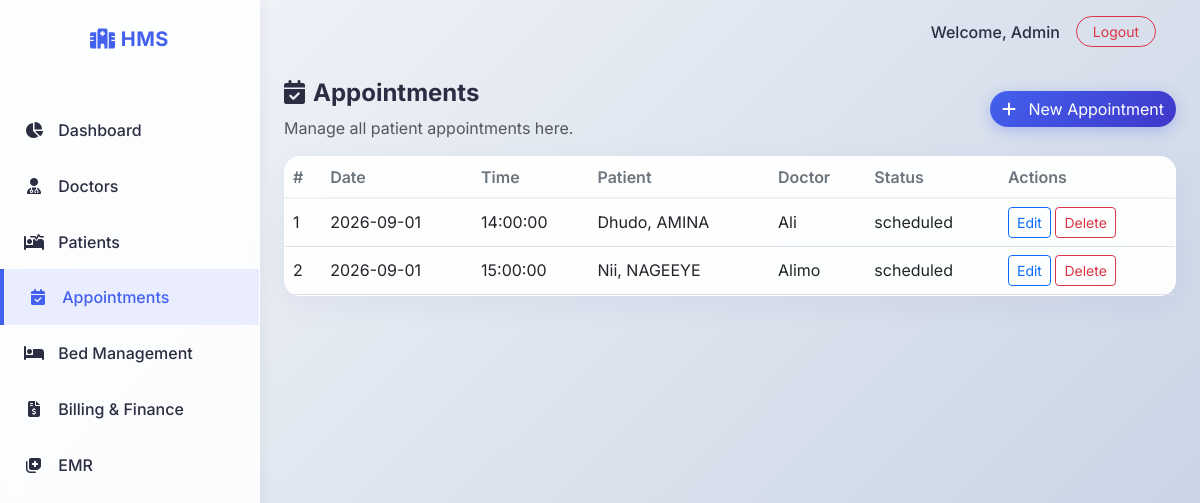
/appointments/ (signed in), run on the app's committed database.
### models.py (models this page shows)
class Appointment(db.Model):
    id = db.Column(db.Integer, primary_key=True)
    date = db.Column(db.Date, nullable=False)
    time = db.Column(db.Time, nullable=False)
    status = db.Column(db.String(20), default='scheduled') # scheduled, completed, cancelled
    patient_id = db.Column(db.Integer, db.ForeignKey('patient.id'), nullable=False)
    doctor_id = db.Column(db.Integer, db.ForeignKey('doctor.id'), nullable=False)

class Patient(db.Model):
    id = db.Column(db.Integer, primary_key=True)
    name = db.Column(db.String(100), nullable=False)
    dob = db.Column(db.Date)
    age = db.Column(db.Integer, nullable=False)
    gender = db.Column(db.String(20))
    phone = db.Column(db.String(20))
    address = db.Column(db.String(255))
    admission_date = db.Column(db.DateTime, default=datetime.utcnow)
    status = db.Column(db.String(20), default='outpatient') # admitted, discharged, outpatient
    doctor_id = db.Column(db.Integer, db.ForeignKey('doctor.id'))
    appointments = db.relationship('Appointment', backref='patient', lazy='dynamic')
    beds = db.relationship('Bed', backref='patient', lazy='dynamic')
    billings = db.relationship('Billing', backref='patient', lazy='dynamic')
    medical_records = db.relationship('MedicalRecord', backref='patient', lazy='dynamic')

class Doctor(db.Model):
    id = db.Column(db.Integer, primary_key=True)
    name = db.Column(db.String(100), nullable=False)
    specialization = db.Column(db.String(100), nullable=False)
    phone = db.Column(db.String(20))
    email = db.Column(db.String(120))
    department = db.Column(db.String(100))
    patients = db.relationship('Patient', backref='doctor', lazy='dynamic')
    appointments = db.relationship('Appointment', backref='doctor', lazy='dynamic')
    medical_records = db.relationship('MedicalRecord', backref='doctor', lazy='dynamic')

### routes/appointments.py (the view)
@appointments_bp.route('/')
@login_required
def list_appointments():
    appointments = Appointment.query.order_by(Appointment.date.desc(), Appointment.time).all()
    return render_template('appointments.html', appointments=appointments)

### app.py (called while the page is built)
@login_manager.user_loader
def load_user(user_id):
    return User.query.get(int(user_id))

### templates/appointments.html
{% extends "base.html" %}
{% block content %}
<div class="d-flex justify-content-between align-items-center mb-3">
    <div>
        <h4 class="fw-bold text-main"><i class="fa-solid fa-calendar-check me-2"></i>Appointments</h4>
        <p class="text-muted mb-0">Manage all patient appointments here.</p>
    </div>
    <div>
        <a href="{{ url_for('appointments.add_appointment') }}" class="btn btn-primary rounded-pill">
            <i class="fa-solid fa-plus me-2"></i> New Appointment
        </a>
    </div>
</div>
<div class="card glass">
    <div class="card-body p-0">
        <div class="table-responsive">
            <table class="table table-hover mb-0">
                <thead>
                    <tr>
                        <th>#</th>
                        <th>Date</th>
                        <th>Time</th>
                        <th>Patient</th>
                        <th>Doctor</th>
                        <th>Status</th>
                        <th>Actions</th>
                    </tr>
                </thead>
                <tbody>
                    {% for a in appointments %}
                    <tr>
                        <td>{{ a.id }}</td>
                        <td>{{ a.date }}</td>
                        <td>{{ a.time }}</td>
                        <td>{{ a.patient.name if a.patient else '—' }}</td>
                        <td>{{ a.doctor.name if a.doctor else '—' }}</td>
                        <td>{{ a.status }}</td>
                        <td>
                            <a href="{{ url_for('appointments.edit_appointment', id=a.id) }}" class="btn btn-sm btn-outline-primary">Edit</a>
                            <form method="POST" action="{{ url_for('appointments.delete_appointment', id=a.id) }}" style="display:inline-block;" onsubmit="return confirm('Delete this appointment?');">
                                <button class="btn btn-sm btn-outline-danger">Delete</button>
                            </form>
                        </td>
                    </tr>
                    {% else %}
                    <tr><td colspan="7" class="text-center text-muted py-3">No appointments found.</td></tr>
                    {% endfor %}
                </tbody>
            </table>
        </div>
    </div>
</div>
{% endblock %}

### static/css/style.css (style rules this page uses)
:root { --primary-color: #4361ee; --secondary-color: #3f37c9; --accent-color: #4cc9f0; --bg-color: #f8f9fa; --text-main: #2b2d42; --text-muted: #6c757d; --sidebar-bg: rgba(255, 255, 255, 0.85); --card-bg: rgba(255, 255, 255, 0.95); }
body { font-family: 'Inter', sans-serif; background: linear-gradient(135deg, #f5f7fa 0%, #c3cfe2 100%); background-attachment: fixed; color: var(--text-main); min-height: 100vh; }
.glass { background: var(--card-bg); backdrop-filter: blur(10px); -webkit-backdrop-filter: blur(10px); border: 1px solid rgba(255, 255, 255, 0.3); border-radius: 1rem; box-shadow: 0 8px 32px rgba(31, 38, 135, 0.05); }
.btn-primary { background: linear-gradient(135deg, var(--primary-color), var(--secondary-color)); border: none; box-shadow: 0 4px 15px rgba(67, 97, 238, 0.3); transition: all 0.3s ease; }
.table { --bs-table-bg: transparent; }
.table th { font-weight: 600; color: var(--text-muted); border-bottom: 2px solid rgba(0,0,0,0.05); }
.table td { vertical-align: middle; }

### data on the page
Appointment: id "1", date "2026-09-01", time "14:00:00", patient "Dhudo, AMINA", doctor "Ali", status "scheduled"
Appointment: id "2", date "2026-09-01", time "15:00:00", patient "Nii, NAGEEYE", doctor "Alimo", status "scheduled"
